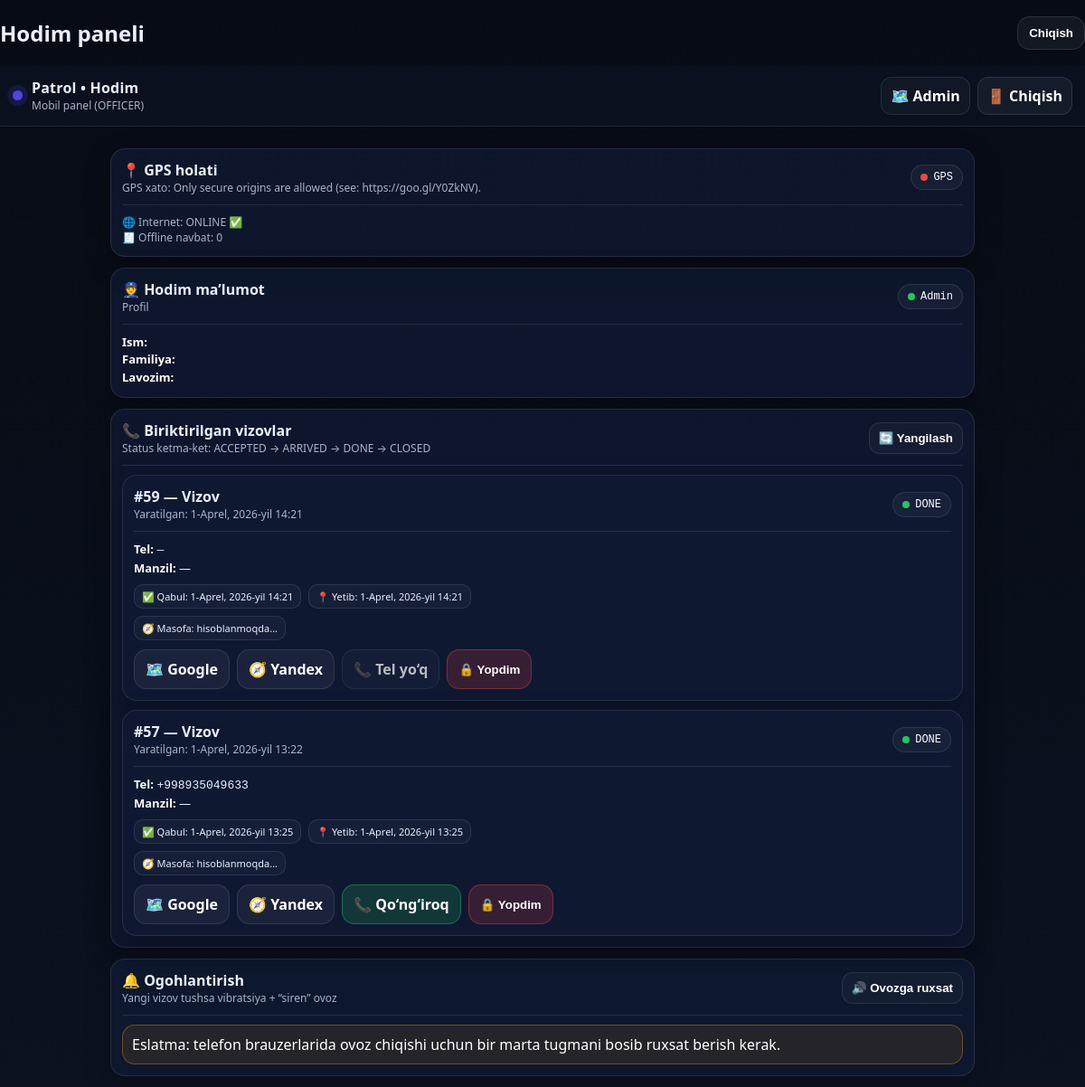
Screenshot of /officer/ (signed in) with the database file from the repository.
### accounts/models.py (models this page shows, shortened)
class User(AbstractUser):
    class Role(models.TextChoices):
        ADMIN = "ADMIN", "Admin"
        OFFICER = "OFFICER", "Officer"
    role = models.CharField(max_length=20, choices=Role.choices, default=Role.OFFICER)
    position = models.CharField(max_length=120, blank=True, default="")
    phone = models.CharField(max_length=30, blank=True, default="")
    photo = models.ImageField(upload_to="officers/", blank=True, null=True)

### incidents/models.py (models this page shows, shortened)
class Incident(models.Model):
    class Status(models.TextChoices):
        NEW = "NEW", "Yangi"
        ASSIGNED = "ASSIGNED", "Biriktirildi"
        ACCEPTED = "ACCEPTED", "Qabul qilindi"
        ARRIVED = "ARRIVED", "Yetib keldi"
        DONE = "DONE", "Bajarildi"
        CLOSED = "CLOSED", "Yopildi"
        CANCELED = "CANCELED", "Bekor qilindi"
    title = models.CharField(max_length=120, default="Vizov")
    details = models.TextField(blank=True, default="")
    victim_first_name = models.CharField(max_length=80, blank=True, default="")
    victim_last_name = models.CharField(max_length=80, blank=True, default="")
    caller_phone = models.CharField(max_length=40, blank=True, default="")
    address_text = models.CharField(max_length=255, blank=True, default="")
    lat = models.FloatField()
    lng = models.FloatField()
    status = models.CharField(
        max_length=20,
        choices=Status.choices,
        default=Status.NEW
    )
    assigned_officer = models.ForeignKey(
        settings.AUTH_USER_MODEL,
        null=True,
        blank=True,
        on_delete=models.SET_NULL,
        related_name="assigned_incidents"
    )
    created_by = models.ForeignKey(
        settings.AUTH_USER_MODEL,
        null=True,
        blank=True,
        on_delete=models.SET_NULL,
        related_name="created_incidents"
    )
    created_at = models.DateTimeField(auto_now_add=True)
    accepted_at = models.DateTimeField(null=True, blank=True)
    arrived_at = models.DateTimeField(null=True, blank=True)
    closed_at = models.DateTimeField(null=True, blank=True)
    class Meta:
        verbose_name = "Murojaat"
        verbose_name_plural = "Murojaatlar"

### incidents/views.py (the view)
# urls.py: path("officer/", officer_dashboard, name="officer_dashboard"),
@ensure_csrf_cookie
@login_required
def officer_dashboard(request):
    if getattr(request.user, "role", None) != User.Role.OFFICER:
        return HttpResponseForbidden("Only OFFICER can access.")
    incidents = Incident.objects.filter(
        assigned_officer=request.user
    ).order_by("-created_at")
    return render(request, "dashboard/officer.html", {
        "me": request.user,
        "incidents": incidents,
    })

### templates/dashboard/officer.html (shortened to what this page needs)
<!DOCTYPE html>
<html>
<head>
</head>
<body>
<div style="display:flex; justify-content:space-between; align-items:center;">
  <h2>Hodim paneli</h2>
  <form method="POST" action="/accounts/logout/">
    <button type="submit" class="btn">Chiqish</button>
  </form>
</div>
<div class="topbar">
  <div class="brand">
    <div class="logo"></div>
    <div>
      <div class="title">Patrol • Hodim</div>
      <div class="sub">Mobil panel (OFFICER)</div>
    </div>
  </div>
  <div style="display:flex;gap:8px;align-items:center">
    <a class="btn small ghost" href="/dashboard/">🗺️ Admin</a>
    <a class="btn small" href="/accounts/logout/">🚪 Chiqish</a>
  </div>
</div>
<div class="wrap">
  <div class="card" id="gps_card">
    <div class="row">
      <div>
        <div style="font-weight:900">📍 GPS holati</div>
        <div class="muted" id="gps_status">Kutyapti...</div>
      </div>
      <div class="pill" id="gps_pill">
      </div>
    </div>
    <div class="divider"></div>
    <div class="muted" id="net_status">🌐 Internet: tekshiryapti...</div>
    <div class="muted" id="queue_status">🧾 Offline navbat: 0</div>
  </div>
  <div class="card">
    <div class="row">
      <div>
        <div style="font-weight:900">👮 Hodim ma’lumot</div>
        <div class="muted">Profil</div>
      </div>
      <div class="pill">
        <span class="dot ok"></span><span class="mono">{{ me.username }}</span>
      </div>
    </div>
    <div class="divider"></div>
    <div class="kv">
      <b>Ism:</b> {{ me.first_name }}<br>
      <b>Familiya:</b> {{ me.last_name }}<br>
      <b>Lavozim:</b> {{ me.position }}<br>
    </div>
  </div>
  <div class="card">
    <div class="row">
      <div>
        <div style="font-weight:900">📞 Biriktirilgan vizovlar</div>
        <div class="muted">Status ketma-ket: ACCEPTED → ARRIVED → DONE → CLOSED</div>
      </div>
      <button class="btn small ghost" type="button" onclick="manualRefresh()">🔄 Yangilash</button>
    </div>
    <div class="divider"></div>
    {% if incidents %}
      <div class="grid">
      {% for i in incidents %}
        <div class="card" style="margin:0" data-incid="{{ i.id }}" data-status="{{ i.status }}">
          <div class="row">
            <div>
              <div style="font-weight:900">#{{ i.id }} — {{ i.title }}</div>
              <div class="muted">Yaratilgan: {{ i.created_at }}</div>
            </div>
            <div class="pill">
              {% if i.status == "NEW" or i.status == "ASSIGNED" %}
                <span class="dot warn"></span>
              {% elif i.status == "ACCEPTED" or i.status == "ARRIVED" or i.status == "DONE" or i.status == "CLOSED" %}
                <span class="dot ok"></span>
              {% else %}
                <span class="dot danger"></span>
              {% endif %}
              <span class="mono">{{ i.status }}</span>
            </div>
          </div>
          <div class="divider"></div>
          <div class="kv">
            <b>Tel:</b> <span class="mono">{{ i.caller_phone|default:"—" }}</span><br>
            <b>Manzil:</b> {{ i.address_text|default:"—" }}<br>
          </div>
          <div class="miniInfo">
            {% if i.accepted_at %}<span class="badge">✅ Qabul: {{ i.accepted_at }}</span>{% endif %}
            {% if i.arrived_at %}<span class="badge">📍 Yetib: {{ i.arrived_at }}</span>{% endif %}
          </div>
          <div class="miniInfo">
            <span class="badge" id="dist_{{ i.id }}">🧭 Masofa: hisoblanmoqda...</span>
          </div>
          <div class="actions">
            <a class="btn" href="https://www.google.com/maps?q={{ i.lat }},{{ i.lng }}" target="_blank">🗺️ Google</a>
            <a class="btn" href="https://yandex.com/maps/?pt={{ i.lng }},{{ i.lat }}&z=16&l=map" target="_blank">🧭 Yandex</a>
            {% if i.caller_phone %}
              <a class="btn success" href="tel:{{ i.caller_phone }}">📞 Qo‘ng‘iroq</a>
            {% else %}
              <span class="btn ghost" style="opacity:.7;cursor:not-allowed;">📞 Tel yo‘q</span>
            {% endif %}
            {% if i.status == "DONE" %}
              <button class="btn danger" type="button"
                      onclick="setIncidentStatus(event, {{ i.id }}, 'CLOSED')">🔒 Yopdim</button>
            {% endif %}
          </div>
        </div>
      {% endfor %}
      </div>
    {% else %}
      <div class="muted">Hozircha sizga vizov biriktirilmagan.</div>
    {% endif %}
  </div>
  <div class="card" style="margin:0"
     data-incid="{{ i.id }}"
     data-status="{{ i.status }}">
    <div class="row">
      <div>
        <div style="font-weight:900">🔔 Ogohlantirish</div>
        <div class="muted">Yangi vizov tushsa vibratsiya + “siren” ovoz</div>
      </div>
      <button class="btn small ghost" type="button" onclick="enableSound()">🔊 Ovozga ruxsat</button>
    </div>
    <div class="divider"></div>
    <div id="notify_box" class="warnBox">
      Eslatma: telefon brauzerlarida ovoz chiqishi uchun bir marta tugmani bosib ruxsat berish kerak.
    </div>
  </div>
</div>
</body>
</html>

### templates/dashboard/officer.html (style rules this page uses)
:root { --bg:#0b1220; --card:#0f1a33; --line:rgba(255,255,255,.10); --text:#eaf0ff; --muted:#a9b3c7; --accent:#4f46e5; --ok:#22c55e; --warn:#f59e0b; --danger:#ef4444; --chip:rgba(255,255,255,.05); }
* { box-sizing:border-box }
body { margin:0; font-family: system-ui, -apple-system, Segoe UI, Roboto, Arial; background:linear-gradient(180deg,#070b14,#0b1220); color:var(--text); }
a { color:inherit;text-decoration:none }
.topbar { position:sticky; top:0; z-index:99; display:flex; align-items:center; justify-content:space-between; padding:12px 14px; background:rgba(11,18,32,.88); border-bottom:1px solid var(--line); backdrop-filter: blur(10px); }
.brand { display:flex; gap:10px; align-items:center }
.logo { width:11px;height:11px;border-radius:50%;background:var(--accent);box-shadow:0 0 0 6px rgba(79,70,229,.16) }
.title { font-weight:900; letter-spacing:.2px }
.sub { font-size:12px;color:var(--muted) }
.wrap { max-width:980px;margin:0 auto;padding:12px }
.card { background:rgba(15,26,51,.75); border:1px solid var(--line); border-radius:16px; padding:12px; box-shadow:0 10px 30px rgba(0,0,0,.25); margin:12px 0; }
.row { display:flex;gap:10px;flex-wrap:wrap;align-items:center;justify-content:space-between }
.muted { color:var(--muted);font-size:12px }
.divider { height:1px;background:var(--line);margin:10px 0 }
.mono { font-family: ui-monospace, SFMono-Regular, Menlo, Consolas, monospace }
.pill { display:inline-flex;align-items:center;gap:6px; padding:6px 10px;border-radius:999px; border:1px solid var(--line); font-size:12px;color:#fff; background:rgba(255,255,255,.04); }
.dot { width:8px;height:8px;border-radius:50% }
.dot.ok { background:var(--ok) }
.btn { display:inline-flex; align-items:center; justify-content:center; gap:8px; padding:10px 12px; border-radius:14px; border:1px solid var(--line); background:var(--chip); color:#fff; cursor:pointer; font-weight:800; user-select:none; }
.btn.small { padding:9px 10px;border-radius:12px;font-weight:900 }
.btn.success { background:rgba(34,197,94,.18); border-color:rgba(34,197,94,.40) }
.btn.danger { background:rgba(239,68,68,.18); border-color:rgba(239,68,68,.40) }
.btn.ghost { background:rgba(255,255,255,.03) }
.grid { display:grid;grid-template-columns:1fr;gap:10px }
.kv { font-size:13px;line-height:1.5 }
.kv b { color:#fff }
.actions { display:flex;gap:8px;flex-wrap:wrap;margin-top:10px }
.badge { font-size:11px; padding:5px 8px; border-radius:10px; border:1px solid var(--line); background:rgba(255,255,255,.03); }
.miniInfo { display:flex;gap:8px;flex-wrap:wrap;margin-top:8px }
.warnBox { border:1px solid rgba(245,158,11,.35); background:rgba(245,158,11,.10); padding:10px;border-radius:14px; color:#fff; }

### rows the page displays
User: username "Admin"
Incident: id "59", title "Vizov", created_at "1-Aprel, 2026-yil 14:21", status "DONE", caller_phone "—", address_text "—", accepted_at "1-Aprel, 2026-yil 14:21", arrived_at "1-Aprel, 2026-yil 14:21", shows "📞 Tel yo‘q"
Incident: id "57", title "Vizov", created_at "1-Aprel, 2026-yil 13:22", status "DONE", caller_phone "+998935049633", address_text "—", accepted_at "1-Aprel, 2026-yil 13:25", arrived_at "1-Aprel, 2026-yil 13:25"
